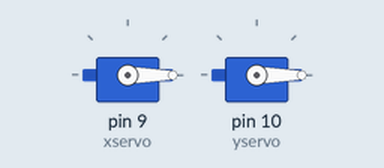
Bench run of a sketch on a simulated Arduino Uno, built with avr-gcc and run on an emulated ATmega328P. Parts: 2 × servo.

Above: at 0.05 s.
At 5.15 s:
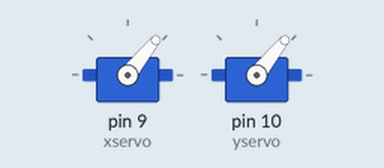
At 10.35 s:
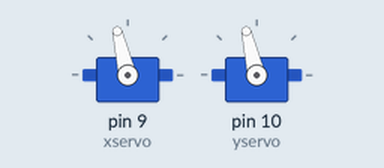
At 20.65 s:
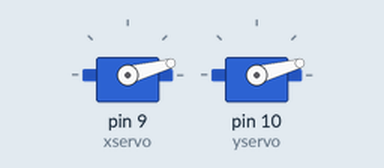
Timing chart, 0 to 27.3 s (numbered marks = the images above):
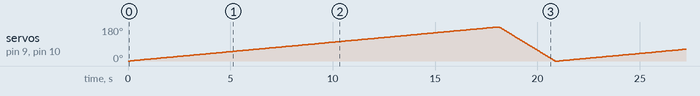

The sketch:

servoMotorControl.ino
```cpp
// Library Import
#include "math.h"
#include "Servo.h"

//Servo Dec
Servo yservo;
Servo xservo;

int pos = 0;    // variable to store the servo position

void setup() {
  xservo.attach(9);  // attaches the servo on pin 9 to the servo object
  yservo.attach(10);
}

void loop() {
  for (pos; pos <= 180; pos += 1) {
    xservo.write(pos);
    yservo.write(pos);
    delay(100);
  }
  for (pos = 180; pos >= 0; pos -= 1) { // goes from 180 degrees to 0 degrees
    xservo.write(pos);              // tell servo to go to position in variable 'pos'
    yservo.write(pos);
    delay(15);                       // waits 15ms for the servo to reach the position
  }

}
```
